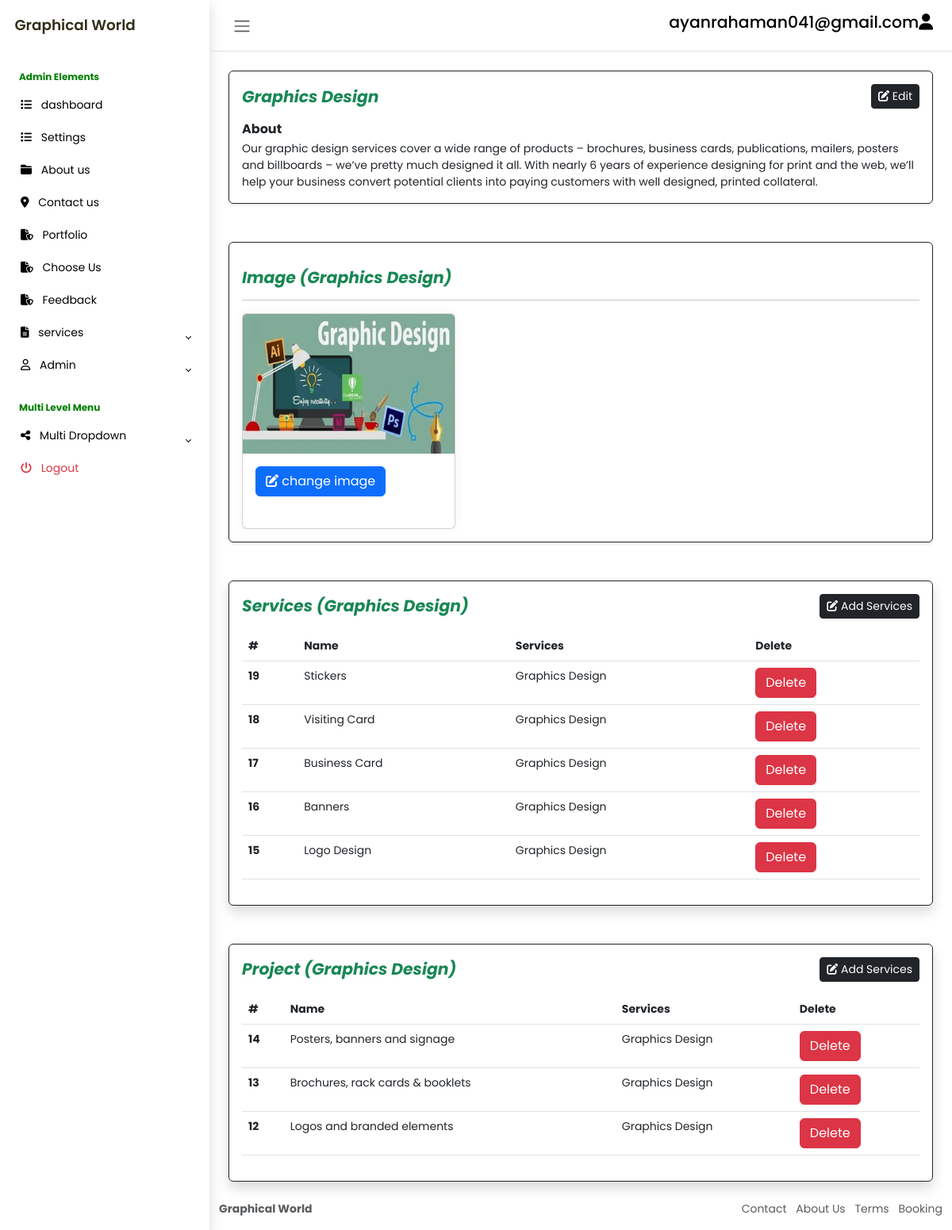
The app's page /dashboard/graphics_design.php (signed in) with its own data.
### tables this page shows
CREATE TABLE `s_content` (
  `id` int(11) NOT NULL,
  `image` varchar(255) DEFAULT NULL,
  `about` text DEFAULT NULL,
  `type` varchar(255) DEFAULT NULL
);

CREATE TABLE `s_services` (
  `id` int(11) NOT NULL,
  `s_s_name` varchar(255) DEFAULT NULL,
  `type` varchar(255) DEFAULT NULL
);

CREATE TABLE `s_s_c_project` (
  `id` int(11) NOT NULL,
  `ssc_name` varchar(255) DEFAULT NULL,
  `type` varchar(255) DEFAULT NULL
);

### dashboard/graphics_design.php (the view, shortened to what this page needs)
<!DOCTYPE html>
<html lang="en">
<head>
    <link rel="stylesheet" href="https://cdn.jsdelivr.net/npm/bootstrap@5.3.0-alpha2/dist/css/bootstrap.min.css">
    <link rel="stylesheet" href="css/style.css">
</head>
<body class="">
    <div class="wrapper">
                <?php
                    require_once("extra_content/sidebar.php");
                ?>
        <div class="main">
                <?php
                    require_once("extra_content/navbar.php");
                ?>
<div class="col-md-12 col-lg-12 p-4">
                        <div class="p-3 border border-dark bg-white shadow-sm d-flex justify-content-around align-items-center rounded">
                            <?php
                                       require_once("partials/DBconnect.php");
                                       $sql = "SELECT * FROM s_content WHERE id = 1";
                                       $stmt = $connectingDB->query($sql);
                                       while ($Data = $stmt->fetch()) {
                                           $about = $Data["about"];
                                       }
                                       ?>
                            <div class="card-body">
                                <div class="d-flex align-items-center justify-content-between mb-3">
                                    <h4 class="card-title m-0 fw-bold fst-italic text-success">Graphics Design</h4>
                                    <button type="button" class="btn btn-dark shadow-none btn-sm" data-bs-toggle="modal"
                                        data-bs-target="#general-q">
                                        <i class="fas fa-edit"></i> Edit
                                    </button>
                                </div>
                                <h6 class="card-subtitle mb-1 fw-bold">About</h6>
                                <p class="card-text" id="site_title"><?php echo $about; ?></p>
                            </div>
                        </div>
                    </div>
<div class="col-md-12 col-lg-12 p-4">
                        <div class="p-3 border border-dark bg-white shadow-sm justify-content-around align-items-center rounded">
                    <h4 class="card-title mb-3 mt-3 fw-bold fst-italic text-success">Image (Graphics Design)</h4><hr>
                        <div class="row row-cols-1 row-cols-md-3 g-4">
                                <?php
                                require_once("partials/DBconnect.php");
                                $sql3 = "SELECT * FROM s_content WHERE type = 'Graphics Design'";
                                $stmt3 = $connectingDB->query($sql3);
                                while($Data3 = $stmt3->fetch()) {
                                  $id = $Data3["id"];
                                  $image = $Data3["image"];
                                ?>
                                <div class="col-lg-4">
                                  <div class="card h-100">
                                    <img src="images/<?php echo $image; ?>" class="card-img-top" alt="...">
                                    <div class="card-body">
                                    <a href=" g_d_image.php?id=<?php echo $id; ?>">
                                    <button type="button" class="btn btn-primary" data-bs-toggle="modal" data-bs-target="#staticBackdrop">
                                    <i class="fas fa-edit"></i> change image
                                        </button>
                                    </a>
                                    </div>
                                  </div>
                                </div>
                                <?php
                             }
                              ?>
                              </div>
                    </div>
                    </div>
 <div class="col-md-12 col-lg-12 p-4">
                <div
                    class="p-3 border border-dark bg-white shadow d-flex justify-content-around align-items-center rounded">
                    <div class="card-body">
                        <div class="d-flex align-items-center justify-content-between mb-3">
                            <h4 class="card-title m-0 fw-bold fst-italic text-success">Services (Graphics Design)</h4>
                            <button type="button" class="btn btn-dark shadow-none btn-sm" data-bs-toggle="modal"
                                data-bs-target="#general-s">
                                <i class="fas fa-edit"></i> Add Services
                            </button>
                        </div>
                        <div class="card-body">
                            <table class="table">
                                <thead>
                                    <tr>
                                        <th scope="col">#</th>
                                        <th scope="col">Name</th>
                                        <th scope="col">Services</th>
                                        <th scope="col">Delete</th>
                                    </tr>
                                </thead>
                                <tbody>
                                    <?php
                                    $sql5 = "SELECT * FROM s_services WHERE type = 'Graphics Design' ORDER BY id DESC";
                                    $stmt5 = $connectingDB->query($sql5);
                                    while ($Data5 = $stmt5->fetch()) {
                                        $id = $Data5["id"];
                                        $s_s_name = $Data5["s_s_name"];
                                        $type = $Data5["type"];
                                        ?>
                                        <tr>
                                            <th scope="row"><?php echo $id; ?></th>
                                            <td class=""><?php echo $s_s_name; ?></td>
                                            <td><?php echo $type; ?></td>
                                            <td><a
                                                    href="g_design_services_delete.php?id=<?php echo $id; ?>"><button
                                                        class="btn btn-danger shadow-none">Delete</button></a></td>
                                        </tr>
                                        <?php
                                    }
                                    ?>
                                </tbody>
                            </table>
                        </div>
                    </div>
                </div>
            </div>
<div class="col-md-12 col-lg-12 p-4">
                <div
                    class="p-3 border border-dark bg-white shadow d-flex justify-content-around align-items-center rounded">
                    <div class="card-body">
                        <div class="d-flex align-items-center justify-content-between mb-3">
                            <h4 class="card-title m-0 fw-bold fst-italic text-success">Project (Graphics Design)</h4>
                            <button type="button" class="btn btn-dark shadow-none btn-sm" data-bs-toggle="modal"
                                data-bs-target="#general-p">
                                <i class="fas fa-edit"></i> Add Services
                            </button>
                        </div>
                        <div class="card-body">
                            <table class="table">
                                <thead>
                                    <tr>
                                        <th scope="col">#</th>
                                        <th scope="col">Name</th>
                                        <th scope="col">Services</th>
                                        <th scope="col">Delete</th>
                                    </tr>
                                </thead>
                                <tbody>
                                    <?php
                                    $sql7 = "SELECT * FROM s_s_c_project WHERE type = 'Graphics Design' ORDER BY id DESC";
                                    $stmt7 = $connectingDB->query($sql7);
                                    while ($Data7 = $stmt7->fetch()) {
                                        $id = $Data7["id"];
                                        $ssc_name = $Data7["ssc_name"];
                                        $type2 = $Data7["type"];
                                        ?>
                                        <tr>
                                            <th scope="row"><?php echo $id; ?></th>
                                            <td class=""><?php echo $ssc_name; ?></td>
                                            <td><?php echo $type2; ?></td>
                                            <td><a
                                                    href="g_design_project_delete.php?id=<?php echo $id; ?>"><button
                                                        class="btn btn-danger shadow-none">Delete</button></a></td>
                                        </tr>
                                        <?php
                                    }
                                    ?>
                                </tbody>
                            </table>
                        </div>
                    </div>
                </div>
            </div>
             <?php
                    require_once("extra_content/footer.php");
                ?>
        </div>
    </div>
</body>
</html>

### dashboard/css/style.css (style rules this page uses)
body { font-family: 'Poppins', sans-serif; font-size: 0.875rem; opacity: 1; overflow-y: scroll; margin: 0; }
a { cursor: pointer; text-decoration: none; font-family: 'Poppins', sans-serif; }
h4 { font-family: 'Poppins', sans-serif; font-size: 1.275rem; color: var(--bs-emphasis-color); }
.wrapper { align-items: stretch; display: flex; width: 100%; }
.main { display: flex; flex-direction: column; min-height: 100vh; min-width: 0; overflow: hidden; transition: all 0.35s ease-in-out; width: 100%; }
.card { box-shadow: 0 0 .875rem 0 rgba(34, 46, 60, .05); margin-bottom: 24px; }

### records on screen
s_content: about "Our graphic design services cover a wide range of products – brochures, business cards, publications, mailers, posters and billboards – we’ve pretty much designed it all. With nearly 6 years of experience designing for print and the web, we’ll help your business convert potential clients into paying customers with well designed, printed collateral.", image (picture)
s_services: id "19", s_s_name "Stickers", type "Graphics Design"
s_services: id "18", s_s_name "Visiting Card", type "Graphics Design"
s_services: id "17", s_s_name "Business Card", type "Graphics Design"
s_services: id "16", s_s_name "Banners", type "Graphics Design"
s_services: id "15", s_s_name "Logo Design", type "Graphics Design"
s_s_c_project: id "14", ssc_name "Posters, banners and signage", type "Graphics Design"
s_s_c_project: id "13", ssc_name "Brochures, rack cards & booklets", type "Graphics Design"
s_s_c_project: id "12", ssc_name "Logos and branded elements", type "Graphics Design"

### other values on screen
$_SESSION["email"] "ayanrahaman041@gmail.com"
